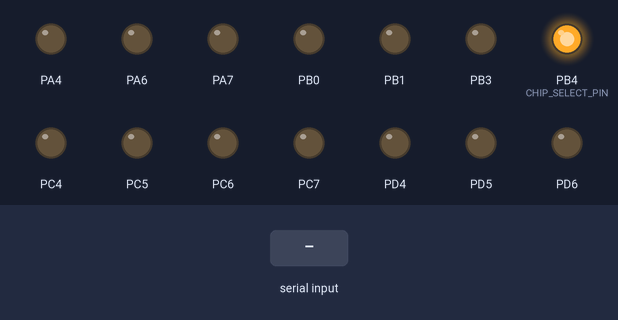
This program was run on a simulated ATmega32, built with avr-gcc and emulated at 8 MHz. On the bench: output pins drawn as LEDs (lit = HIGH). The inputs (shaded band) are chosen by the test bench. What the program prints to the serial monitor is not drawn.

Above: at 1.2 s.
1.3 s: "90,45\n" received over Serial
3.1 s: "W90\n" received over Serial
4.6 s: "30,150\n" received over Serial
Timing chart, 0 to 7.6 s (numbered marks = the images above; inputs shaded):
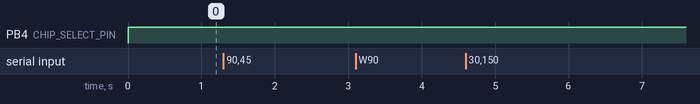

The program:

main.c
```c
/*
 * LoggingSystem.c
 *
 * Created: 8/25/2021 12:20:02 PM
 * Author : Osama Mahmoud
 */


#define  F_CPU  8000000UL
#include <util/delay.h>
#include "Mem_Map32.h"
#include "STD_TYPES.h"
#include "BIT_MATH.h"

#include "DIO_interface.h"
#include "SPI_interface.h"
#include "UART_interface.h"
#include "UART_services.h"

#include "MicroChip_EEPROM_25AA010A.h"
#include "LoggingSystem.h"

int main(void)
{
    DIO_Init();


    DATALogger_Init();

    while (1)
    {
		DATALogger_Start();
    }
}
```

LoggingSystem.c
```c
/*
 * LoggingSystem.c
 *
 * Created: 8/25/2021 6:59:24 PM
 *  Author: Osama Mahmoud
 */

#include "LoggingSystem.h"

void DATALogger_Init(void)
{
	UART_Init();
	EEPROM_Init();
}

void DATALogger_Start(void)
{
	u8 Operation = 0;
	u8 Address[3] = {0};
	u8 Data[3] = {0};
	u8 Sum_Address = 0;
	u8 Sum_Data = 0;
	u8 NumToAscci[5];

	UART_SendString("Please Enter W to Write Data to EEPROM or R to Read Data From EEPROM: ");
	UART_SendByte(NEWLINE);
	Operation = UART_ReceiveByte();
	UART_SendByte(NEWLINE);
	switch(Operation)
	{
		case 'W':
		case 'w':
		UART_SendString("Please Provide Address [0 - 127] Followed By Data[0-255] : ");

		/* Code to Convert rx String to Number */
		for(int i=0; i<3; ++i){
			Address[i] = UART_ReceiveByte();
		}
		UART_SendByte('-');
		for(int i=0; i<3; ++i){
			Data[i] = UART_ReceiveByte();
		}
		UART_SendByte(NEWLINE);

		Sum_Address = (Address[0]-'0')*100+(Address[1]-'0')*10+(Address[2]-'0');
		Sum_Data    = (Data[0]-'0')*100+(Data[1]-'0')*10+(Data[2]-'0');
		EEPROM_WriteByte(Sum_Data,Sum_Address);
		UART_SendString("Write Operation Done :: ");
		UART_SendByte(NEWLINE);
		break;
		case 'R':
		case 'r':
		UART_SendString("Please Provide Address [0 - 127]: ");
		for(int i=0; i<3; ++i){
			Address[i] = UART_ReceiveByte();
		}
		UART_SendByte(NEWLINE);
		Sum_Address = (Address[0]-'0')*100+(Address[1]-'0')*10+(Address[2]-'0');
		Sum_Data = EEPROM_ReadByte(Sum_Address);

		/* Code to Convert Number to ASCII Before Printing */
		UART_SendString("Address has Data of :  ");
		sprintf(NumToAscci, "%d",Sum_Data);
		UART_SendString(NumToAscci);
		UART_SendByte(NEWLINE);
		break;
		default:
		UART_SendString("Wrong Input Please Try Again ::");
		UART_SendByte(NEWLINE);
		break;
	}
}
```

LoggingSystem.h
```c
/*
 * LoggingSystem.h
 *
 * Created: 8/25/2021 7:00:00 PM
 *  Author: Osama Mahmoud
 */


#ifndef LOGGINGSYSTEM_H_
#define LOGGINGSYSTEM_H_

#include "UART_interface.h"
#include "UART_services.h"
#include "MicroChip_EEPROM_25AA010A.h"


#define  NEWLINE    0x0d

void DATALogger_Init(void);
void DATALogger_Start(void);


#endif /* LOGGINGSYSTEM_H_ */
```

UART_services.c
```c
#include "UART_services.h"


static void Func_TX(void);
static void Send_Int_Function2(void);
static void Receive_Int_Function(void);
/**********************************************variables*******************************************************/

static volatile  u8 flag=1;
static u8  *Asynch_Send_Str;
static u8  *Asynch_receive_str;

/*******************************************Send Functions*****************************************************/

void UART_SendString( u8 *Str)
{
	u8 i = 0;
	while(Str[i] != '\0')
	{
		UART_SendByte(Str[i]);
		i++;
	}
}
////////////////////////////////////

void UART_SendString_Asynch(u8 *Str)
{
	Asynch_Send_Str=Str;
	UART_SendByte(Str[0]);

	UART_TX_SetCallBack(Func_TX);
	UART_TX_InterruptEnable();

}

static void Func_TX(void)
{
	static u8 i=1;
	if(Asynch_Send_Str[i] !='\0')
	{
		UART_SendByteNoBlock(Asynch_Send_Str[i]);
		i++;
	}
	else
	{
		i=1;
		UART_TX_InterruptDisable();
	}
}
////////////////////////////////////

void UART_SendString_Asynch_NocodeInInt(u8 *Str)
{
	UART_TX_SetCallBack(Send_Int_Function2);
	UART_TX_InterruptEnable();
	static	u8 i=0;
	if(flag)
	{
		if(Str[i])
		{
			UART_SendByteNoBlock(Str[i]);
			i++;
			flag=0;
		}
		else
		i=0;

	}

}
static void Send_Int_Function2(void)
{
	flag=1;
}

void UART_SendNumberU32(u32 num)
{
	u8 *Ptr = &num;
	UART_SendByte(Ptr[0]);
	UART_SendByte(Ptr[1]);
	UART_SendByte(Ptr[2]);
	//UART_SendByte(Ptr[3]);
}


/*****************************************Receive Functions*****************************************************/

void UART_ReceiveString(u8 *Str)       //receive until 'enter'
{
	u8 i = 0;
	Str[i] = UART_ReceiveByte();
	while(Str[i] != 0x0d)
	{
		i++;
		Str[i] = UART_ReceiveByte();
	}
	Str[i] = '\0';
	//UART_RecieveByte();
}


/*********************************** Receive Async ***************************************/

void UART_ReceiveString_Asynch(u8 *Str)
{
	Asynch_receive_str=Str;
	UART_RX_InterruptEnable();
	UART_RX_SetCallBack(Receive_Int_Function);

}

static void Receive_Int_Function(void)
{
	static u8 i=0;
	Asynch_receive_str[i]=UART_ReceiveByteNoBlock();
	i++;

}

u32  UART_ReceiveNumberU32(void)
{
	u32 Num , Sum = 0;
	u8 *Ptr = &Num;

	Ptr[0] = UART_ReceiveByte() - '0';
	Ptr[1] = UART_ReceiveByte() - '0';
	Ptr[2] = UART_ReceiveByte() - '0';
	//Ptr[3] = UART_ReceiveByte() - '0';

	//Sum = Ptr[0]*100 + Ptr[1]*10 + Ptr[2];
	return Num;

	//return Num   /* if we return Num it will convert from HEXa to Decimal */
}

/************************************PROTOCOL ABOVE UART ***********************************/

void UART_SendString_MYProtocol(u8*str)
{
	u8 i=0,lens=0;
	u16 sum=0;
	while(str[lens]!='\0')
	{

		sum+=str[lens];

		lens++;
	}
	UART_SendByte(lens);
	for(i=0;i<lens;i++)
	{
		UART_SendByte(str[i]);
	}
	UART_SendByte((u8)sum);
	UART_SendByte((u8)(sum>>8));


}
u8 UART_ReceiveString_MyProtocol(u8*str)
{
	u8 i=0,lens=0,firstbyte=0,secondbyte=0;
	u16 sum_send=0,sum_calc=0;
	lens=UART_ReceiveByte();
	for(i=0;i<lens;i++)
	{
		str[i]=UART_ReceiveByte();
		sum_calc+=str[i];
	}
	firstbyte=UART_ReceiveByte();
	secondbyte=UART_ReceiveByte();
	sum_send=firstbyte|(secondbyte<<8);

	if(sum_calc==sum_send)
	return 1;
	else
	return 0;
}
```

UART_services.h
```c
#ifndef UART_SERVICES_H_
#define UART_SERVICES_H_

#include "UART_interface.h"


void UART_SendString( u8 *Str);
void UART_SendString_Asynch(u8 *Str);
void UART_SendString_Asynch_NocodeInInt(u8 *Str);


void UART_ReceiveString(u8 *Str); // Receive until #
void UART_ReceiveString_NoBlock(u8 *Str);   // Receive until #
void UART_ReceiveString_Asynch(u8 *Str);


void UART_SendString_MYProtocol(u8*str);
u8 UART_ReceiveString_MyProtocol(u8*str);


#endif /* UART_SERVICES_H_ */
```

MicroChip_EEPROM_25AA010A.c
```c
/*
 * MicroChip_EEPROM_25AA010A.c
 *
 * Created: 8/25/2021 2:41:48 PM
 *  Author: Osama Mahmoud
 */

#include <util/delay.h>
#include "MicroChip_EEPROM_25AA010A.h"


void EEPROM_Init(void)
{
	DIO_WritePin(CHIP_SELECT_PIN , HIGH);
	SPI_voidInit();
}

void EEPROM_WriteByte(u8 Data , u16 Address)
{
	/* Select EEPROM by Applying 0 to cs */
	DIO_WritePin(CHIP_SELECT_PIN , LOW);
	/* Write Latch Enable */
	SPI_u8SendReceive(WREN_OPCODE);
	/* Apply High to cs to Make write Latch Enable Instruction Executed */
	DIO_WritePin(CHIP_SELECT_PIN , HIGH);
	_delay_ms(50);
	/*Select EEPROM by Applying 0 to cs */
	DIO_WritePin(CHIP_SELECT_PIN , LOW);
	SPI_voidSendByte(WRITE_OPCODE);
	SPI_voidSendByte(Address);
	SPI_voidSendByte(Data);
	DIO_WritePin(CHIP_SELECT_PIN , HIGH);
}
u8 EEPROM_ReadByte(u16 Address)
{
	u8 ReadData = 0;
	/* Select EEPROM by Applying 0 to cs */
	DIO_WritePin(CHIP_SELECT_PIN , LOW);
	SPI_voidSendByte(READ_OPCODE);
	SPI_voidSendByte(Address);
	ReadData = SPI_u8SendReceive(DUMMY_DATA);
	DIO_WritePin(CHIP_SELECT_PIN , HIGH);
	return ReadData;
}
```

MicroChip_EEPROM_25AA010A.h
```c
/*
 * MicroChip_EEPROM_25AA010Ah.h
 *
 * Created: 8/25/2021 2:42:22 PM
 *  Author: Osama Mahmoud
 */


#ifndef MICROCHIP_EEPROM_25AA010A_H_
#define MICROCHIP_EEPROM_25AA010A_H_

#include "DIO_interface.h"
#include "SPI_interface.h"

#define  WREN_OPCODE      0x06
#define  WRITE_OPCODE     0x02
#define  READ_OPCODE      0x03

#define  DUMMY_DATA       0x00

#define CHIP_SELECT_PIN   PINB4

void EEPROM_Init(void);
void EEPROM_WriteByte(u8 Data , u16 Address);
u8   EEPROM_ReadByte(u16 Address);


#endif /* MICROCHIP_EEPROM_25AA010AH_H_ */
```

BIT_MATH.h
```c
#ifndef BIT_MATH_H_
#define BIT_MATH_H_

#define SET_REG(Reg) Reg=0xFF
#define CLEAR_REG(Reg) Reg=0x00
#define TOOGLE_REG(Reg) Reg^=0xFF
#define ASSIGN_REG(Reg,Value) Reg=Value
#define SET_BITS_REG(Reg,Mask) Reg|=(Mask)
#define CLEAR_BITS_REG(Reg,Mask) Reg=(Reg&(~Mask))
#define SET_BIT(Reg,bit) Reg|=(1<<bit)
#define CLEAR_BIT(Reg,bit) Reg=(Reg&(~(1<<bit)))
#define TOOGLE_BIT(Reg,bit) Reg^=(1<<bit)
#define CHECK_BIT(Reg,bit) ((Reg>>bit)&1)

/*lower nibble 0-3*/
#define   lower_nibble_high(Reg)             Reg=(Reg&0xf0)|0x0f
#define   lower_nibble_value(Reg,Value)      Reg=(Reg&0xf0)|(Value&0x0f)
#define   get_lower_nibble(Reg)              Reg&0x0f
/*higher nibble 4-7*/
#define   higher_nibble_high(Reg)            Reg=(Reg&0x0f)|(0xf0)
#define   higher_nibble_value(Reg,Value)     Reg=(Reg&0x0f)|(Value<<4)
#define   get_higher_nibble(Reg)             Reg&0xf0
#endif
```

STD_TYPES.h
```c
#ifndef STD_TYPES_H_
#define STD_TYPES_H_

typedef unsigned char u8;
typedef signed char s8;
typedef unsigned short u16;
typedef signed short s16;
typedef unsigned long u32;
typedef signed long s32;
typedef unsigned long long u64;
typedef signed long long s64;

#define TRUE (u8)0x01
#define FALSE (u8)0x00
#define NULLPTR   ((void*)0)

#endif
```

DIO_config.c
```c
#include "DIO_config.h"

const PinStatus_type PinsStatus[TOTAL_PINS]=
{
	INPUT,   /* Port A Pin 0 */
	INPUT,   /* Port A Pin 1 */
	INPUT,   /* Port A Pin 2 */
	INPUT,   /* Port A Pin 3 */
	OUTPUT,   /* Port A Pin 4 */
	INPUT,   /* Port A Pin 5 */
	OUTPUT,   /* Port A Pin 6 */
	OUTPUT,   /* Port A Pin 7 */
	OUTPUT,   /* Port B Pin 0   / */
	OUTPUT,   /* Port B Pin 1   /*/
	INPULLUP,		 /* Port B Pin 2 / INT2*/
	OUTPUT,		 /* Port B Pin 3   /*/
	OUTPUT,		 /* Port B Pin 4 */
	OUTPUT,		 /* Port B Pin 5 */
	INPUT,		 /* Port B Pin 6 */
	OUTPUT,		 /* Port B Pin 7 */
	INPUT,		 /* Port C Pin 0 */
	INPUT,		 /* Port C Pin 1 */
	INPUT,		 /* Port C Pin 2 */
	INPUT,		 /* Port C Pin 3 */
	OUTPUT,		 /* Port C Pin 4 */
	OUTPUT,		 /* Port C Pin 5 */
	OUTPUT,		 /* Port C Pin 6 */
	OUTPUT,		 /* Port C Pin 7 */
    INPUT,		 /* Port D Pin 0 */
	OUTPUT,		 /* Port D Pin 1 */
	INPULLUP,      /* Port D Pin 2 / INT0 */
	INPULLUP,    /* Port D Pin 3 / INT1 */
	OUTPUT,		 /* Port D Pin 4 */
	OUTPUT,		 /* Port D Pin 5 */
	OUTPUT,		 /* Port D Pin 6 /   ICP*/
	OUTPUT		 /* Port D Pin 7 */
};
```

DIO_config.h
```c
#ifndef DIO_CONFIG_H_
#define DIO_CONFIG_H_

typedef enum
{
	OUTPUT=0,
	INPULLUP,
	INPUT,
	}PinStatus_type;

typedef enum
{
	PINA0=0,
	PINA1=1,
	PINA2,
	PINA3,
	PINA4,
	PINA5,
	PINA6,
	PINA7,
	PINB0,
	PINB1,
	PINB2,
	PINB3,
	PINB4,
	PINB5,
	PINB6,
	PINB7,
	PINC0,
	PINC1,
	PINC2,
	PINC3,
	PINC4,
	PINC5,
	PINC6,
	PINC7,
	PIND0,
	PIND1,
	PIND2,
	PIND3,
	PIND4,
	PIND5,
	PIND6,
	PIND7,
	TOTAL_PINS
	}PinNum_type;

extern const PinStatus_type PinsStatus[TOTAL_PINS];

#endif
```

DIO_interface.h
```c
#ifndef DIO_INTERFACE_H_
#define DIO_INTERFACE_H_


#include "STD_TYPES.h"
#include "BIT_MATH.h"
#include "Mem_Map32.h"
#include "DIO_config.h"

typedef enum
{
	PA=0,
	PB,
	PC,
	PD,
	}Port_type;

typedef enum
{
	LOW=0,
	HIGH=1,
	}VoltageLevel_type;

extern void DIO_Init(void);
extern void DIO_WritePort(Port_type Port, u8 Value);
extern void DIO_WriteBitsInPort(Port_type Port,u8 Value,u8 Mask);
extern u8 DIO_ReadPort(Port_type Port);
extern void DIO_WritePin(PinNum_type Pin,VoltageLevel_type Value);
extern void DIO_TogglePin(PinNum_type Pin);
extern VoltageLevel_type DIO_ReadPin(PinNum_type Pin);
void DIO_higher_nibble_Value(Port_type portNumber,u8 value);
void DIO_lower_nibble_value(Port_type  portNumber,u8 value);
u8   DIO_get_lower_nibble(Port_type port);
u8   DIO_get_higher_nibble(Port_type port);
void DIO_setpinvalue(Port_type port,u8 pin,VoltageLevel_type value);
#endif
```

DIO_program.c
```c
#include "DIO_interface.h"

void DIO_Init(void)
{
	u8 PinNum_InPort;
	Port_type Port;
	PinStatus_type Status;
	u8 LocalIterator;

	for (LocalIterator=0;LocalIterator<TOTAL_PINS;LocalIterator++)
	{
		Status=PinsStatus[LocalIterator];
		Port=LocalIterator/8;
		PinNum_InPort=LocalIterator%8;

		switch (Status)
		{
			case OUTPUT:
			switch (Port)
			{
				case PA:
				SET_BIT(DDRA,PinNum_InPort);
				break;
				case PB:
				SET_BIT(DDRB,PinNum_InPort);
				break;
				case PC:
				SET_BIT(DDRC,PinNum_InPort);
				break;
				case PD:
				SET_BIT(DDRD,PinNum_InPort);
				break;
			}
			break;
			case INPULLUP:
			switch (Port)
			{
				case PA:
				CLEAR_BIT(DDRA,PinNum_InPort);
				SET_BIT(PORTA,PinNum_InPort);
				break;
				case PB:
				CLEAR_BIT(DDRB,PinNum_InPort);
				SET_BIT(PORTB,PinNum_InPort);
				break;
				case PC:
				CLEAR_BIT(DDRC,PinNum_InPort);
				SET_BIT(PORTC,PinNum_InPort);
				break;
				case PD:
				CLEAR_BIT(DDRD,PinNum_InPort);
				SET_BIT(PORTD,PinNum_InPort);
				break;
			}
			break;
			case INPUT:
			switch (Port)
			{
				case PA:
				CLEAR_BIT(DDRA,PinNum_InPort);
				CLEAR_BIT(PORTA,PinNum_InPort);
				break;
				case PB:
				CLEAR_BIT(DDRB,PinNum_InPort);
				CLEAR_BIT(PORTB,PinNum_InPort);
				break;
				case PC:
				CLEAR_BIT(DDRC,PinNum_InPort);
				CLEAR_BIT(PORTC,PinNum_InPort);
				break;
				case PD:
				CLEAR_BIT(DDRD,PinNum_InPort);
				CLEAR_BIT(PORTD,PinNum_InPort);
				break;
			}
			break;
		}

	}
}

void DIO_WritePort(Port_type Port,u8 Value)
{
	switch (Port)
	{
		case PA:
		ASSIGN_REG(PORTA,Value);
		break;
		case PB:
		ASSIGN_REG(PORTB,Value);
		break;
		case PC:
		ASSIGN_REG(PORTC,Value);
		break;
		case PD:
		ASSIGN_REG(PORTD,Value);
		break;
	}
}
void DIO_WriteBitsInPort(Port_type Port,u8 Value,u8 Mask)
{
	switch (Port)
	{
		case PA:
		CLEAR_BITS_REG(PORTA,Mask);
		SET_BITS_REG(PORTA,Value&Mask);
		break;
		case PB:
		CLEAR_BITS_REG(PORTB,Mask);
		SET_BITS_REG(PORTB,Value&Mask);
		break;
		case PC:
		CLEAR_BITS_REG(PORTC,Mask);
		SET_BITS_REG(PORTC,Value&Mask);
		break;
		case PD:
		CLEAR_BITS_REG(PORTD,Mask);
		SET_BITS_REG(PORTD,Value&Mask);
		break;
	}
}
u8 DIO_ReadPort(Port_type Port)
{
	switch (Port)
	{
		case PA:
		return PINA;
		break;
		case PB:
		return PINB;
		break;
		case PC:
		return PINC;
		break;
		case PD:
		return PIND;
		break;
		default:
		return 0x00;
		break;
	}
}
void DIO_WritePin(PinNum_type Pin,VoltageLevel_type Value)
{
	u8 PinNum_InPort=Pin%8;
	Port_type Port=Pin/8;
	switch (Port)
	{
		case PA:
		if (HIGH==Value)
		{
			SET_BIT(PORTA,PinNum_InPort);
		}
		else
		{
			CLEAR_BIT(PORTA,PinNum_InPort);
		}
		break;
		case PB:
		if (HIGH==Value)
		{
			SET_BIT(PORTB,PinNum_InPort);
		}
		else
		{
			CLEAR_BIT(PORTB,PinNum_InPort);
		}
		break;
		case PC:
		if (HIGH==Value)
		{
			SET_BIT(PORTC,PinNum_InPort);
		}
		else
		{
			CLEAR_BIT(PORTC,PinNum_InPort);
		}
		break;
		case PD:
		if (HIGH==Value)
		{
			SET_BIT(PORTD,PinNum_InPort);
		}
		else
		{
			CLEAR_BIT(PORTD,PinNum_InPort);
		}
		break;
	}
}
void DIO_TogglePin(PinNum_type Pin)
{
	u8 PinNum_InPort=Pin%8;
	Port_type Port=Pin/8;
	switch (Port)
	{
		case PA:
			TOOGLE_BIT(PORTA,PinNum_InPort);
		break;
		case PB:
			TOOGLE_BIT(PORTB,PinNum_InPort);
		break;
		case PC:
			TOOGLE_BIT(PORTC,PinNum_InPort);
		break;
		case PD:
			TOOGLE_BIT(PORTD,PinNum_InPort);
		break;
	}
}
VoltageLevel_type DIO_ReadPin(PinNum_type Pin)
{
	u8 PinNum_InPort=Pin%8;
	Port_type Port=Pin/8;
	switch (Port)
	{
		case PA:
		return CHECK_BIT(PINA,PinNum_InPort);
		break;
		case PB:
		return CHECK_BIT(PINB,PinNum_InPort);
		break;
		case PC:
		return CHECK_BIT(PINC,PinNum_InPort);
		break;
		case PD:
		return CHECK_BIT(PIND,PinNum_InPort);
		break;
		default:
		return 0x00;
		break;
	}
}

void DIO_higher_nibble_Value(Port_type portNumber,u8 value)
{
	//value<<=4;
	switch(portNumber)
	{
		case PA:
		/*PORTA&=0x0f;
		PORTA|=value;*/
		higher_nibble_value(PORTA,value);
		break;
		case PB:
		/*PORTB&=0x0f;
		PORTB|=value;*/
		higher_nibble_value(PORTB,value);
		break;
		case PC:
		/*PORTC&=0x0f;
		PORTC|=value;*/
		higher_nibble_value(PORTC,value);
		break;
		case PD:
		/*PORTD&=0x0f;
		PORTD|=value;*/
		higher_nibble_value(PORTD,value);
		break;
	}

}
void DIO_lower_nibble_value(Port_type  portNumber,u8 value)
{
	//value&=0x0f;
	switch(portNumber)
	{
		case PA:
		/*PORTA&=0xf0;
		PORTA|=value;*/
		lower_nibble_value(PORTA,value);
		break;
		case PB:
		/*PORTB&=0xf0;
		PORTB|=value;*/
		lower_nibble_value(PORTB,value);
		break;
		case PC:
		/*PORTC&=0xf0;
		PORTC|=value;*/
		lower_nibble_value(PORTC,value);
		break;
		case PD:
		/*PORTD&=0xf0;
		PORTD|=value;*/
		lower_nibble_value(PORTD,value);
		break;

	}
}
u8   DIO_get_lower_nibble(Port_type port)
{
	u8 Local_u8value = 0;
	switch(port)
	{
		case PA:
		Local_u8value = get_lower_nibble(PINA);
		break;
		case PB:
		Local_u8value = get_lower_nibble(PINB);
		break;
		case PC:
		Local_u8value = get_lower_nibble(PINC);
		break;
		case PD:
		Local_u8value = get_lower_nibble(PIND);
		break;
	}
	return Local_u8value;
}
u8   DIO_get_higher_nibble(Port_type port)
{
    u8 Local_u8value = 0;
	switch(port)
	{
		case PA:
		Local_u8value = get_higher_nibble(PINA);
		break;
		case PB:
		Local_u8value = get_higher_nibble(PINB);
		break;
		case PC:
		Local_u8value = get_higher_nibble(PINC);
		break;
		case PD:
		Local_u8value = get_higher_nibble(PIND);
		break;
	}
	return Local_u8value;
}

void DIO_setpinvalue(Port_type port,u8 pin,VoltageLevel_type value)
{

	switch(port)
	{
		case PA:
		if (HIGH==value)
		{
			SET_BIT(PORTA,pin);

		}
		else if (value==LOW)
		{
			CLEAR_BIT(PORTA,pin);
		}
		break;
		case PB:
		if (value==HIGH)
		{
			SET_BIT(PORTB,pin);

		}
		else if (value==LOW)
		{
			CLEAR_BIT(PORTB,pin);
		}
		break;
		case PC:
		if (value==HIGH)
		{
			SET_BIT(PORTC,pin);

		}
		else if (value==LOW)
		{
			CLEAR_BIT(PORTC,pin);
		}
		break;
		case PD:
		if (value==HIGH)
		{
			SET_BIT(PORTD,pin);

		}
		else if (value==LOW)
		{
			CLEAR_BIT(PORTD,pin);
		}
		break;


	}

}
```

SPI_interface.h
```c
/*
 * SPI.h
 *
 * Created: 9/18/2020 1:09:11 PM
 *  Author: OsamaMahmoud
 */


#ifndef SPI_H_
#define SPI_H_

#include "STD_TYPES.h"
#include "BIT_MATH.h"
#include "Mem_Map32.h"

void SPI_voidInit(void);
void SPI_voidSendByte(u8 Copy_u8Data);
u8   SPI_u8ReceiveByte(void);
u8   SPI_u8SendReceive(u8 Copy_u8Data);
void SPI_voidEnableInterrupt(void);
void SPI_voidDisableInterrupt(void);
void SPI_voidSetCallBack(void (*PtrToSPI_ISR)(void));


#endif /* SPI_H_ */
```

Source omitted: Mem_Map32.h (10154 bytes), SPI_config.h (1258 bytes), SPI_program.c (1733 bytes), UART_config.h (1535 bytes), UART_interface.h (594 bytes), UART_program.c (5297 bytes)

Measured:
- after the input at 1.3 s, every drawn part: stays the same
- after the input at 3.1 s, every drawn part: stays the same
